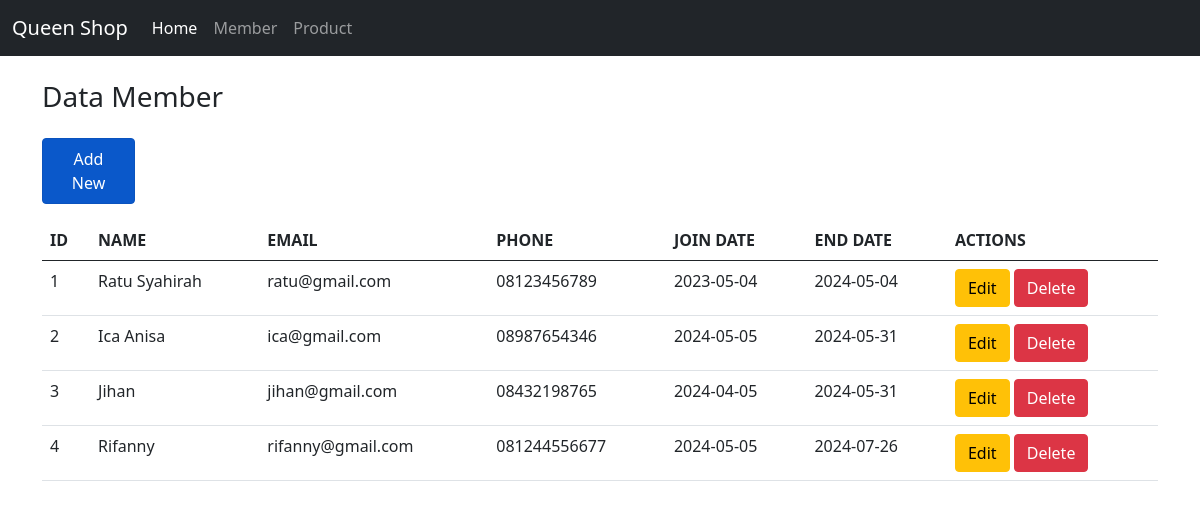
Screenshot of /source_code/member.php with the database file from the repository.
### tables this page shows
CREATE TABLE `member` (
  `member_id` int(11) NOT NULL AUTO_INCREMENT,
  `member_name` varchar(255) NOT NULL,
  `member_email` varchar(255) NOT NULL,
  `member_phone` varchar(255) NOT NULL,
  `member_join` date NOT NULL,
  `member_endjoin` date NOT NULL,
  PRIMARY KEY (`member_id`)
);

### source_code/controllers/Member.controller.php (called while the page is built, shortened)
<?php
include_once ("models/Member.class.php");
include_once ("views/Member.view.php");
class MemberController
{
  private $member;
  function __construct()
  {
    $this->member = new Member(Conf::$db_host, Conf::$db_user, Conf::$db_pass, Conf::$db_name);
  }
  public function index()
  {
    $this->member->open();
    $this->member->getMember();
    $data = array();
    while ($row = $this->member->getResult()) {
      array_push($data, $row);
    }
    $view = new MemberView();
    $view->render($data);
  }
}

### source_code/views/Member.view.php (the view, shortened to what this page needs)
<?php
class MemberView
{
  public function render($data)
  {
    $no = 1;
    $dataMember = null;
    $addData = '
              <div class="col-1 my-3">
              <a
                href="member.php?tambah"
                type="button"
                class="btn btn-primary nav-link active"
                >Add New</a
              >
            </div>';
    $header = '
            <th>ID</th>
            <th>NAME</th>
            <th>EMAIL</th>
            <th>PHONE</th>
            <th>JOIN DATE</th>
            <th>END DATE</th>
            <th>ACTIONS</th>';
    foreach ($data as $val) {
      list($id, $name, $email, $phone, $join, $endjoin) = $val;
      $dataMember .= "<tr>
                        <td>" . $no++ . "</td>
                        <td>" . $name . "</td>
                        <td>" . $email . "</td>
                        <td>" . $phone . "</td>
                        <td>" . $join . "</td>
                        <td>" . $endjoin . "</td>
                        <td>
                          <a href='member.php?id_edit=" . $id . "' class='btn btn-warning''>Edit</a>
                          <a href='member.php?id_hapus=" . $id . "' class='btn btn-danger''>Delete</a>
                          </td>
                        ";
      $dataMember .= "</tr>";
    }
  }
}

### source_code/member.php
<?php
include_once ("models/Template.class.php");
include_once ("models/DB.class.php");
include_once ("controllers/Member.controller.php");
$member = new MemberController();
if (isset($_GET['tambah'])) {
    $member->add();
} else if (!empty($_GET['id_hapus'])) {
    $id = $_GET['id_hapus'];
    $member->delete($id);
} else if (!empty($_GET['id_edit'])) {
    $id = $_GET['id_edit'];
    $member->edit($id);
} else if (isset($_POST['tambah'])) {
    $member->tambah($_POST);
} else if (isset($_POST['update'])) {
    $id = $_POST['id_edit'];
    $member->update($id, $_POST);
} else {
    $member->index();
}

### source_code/models/Template.class.php (shortened to what this page needs)
<?php
class Template
{
    var $content = '';
    function __construct($filename='')
    {
        $this->content = implode('', @file($filename));
    }
    function clear()
    {
        $this->content = preg_replace("/DATA_[A-Z|_|0-9]+/", "", $this->content);
    }
    function write()
    {
        print $this->content;
    }
    function replace($old = '', $new = '')
    {
        if (is_int($new)) {
            $value = sprintf("%d", $new);
        }
        elseif (is_float($new)) {
            $value = sprintf("%f", $new);
        }
        elseif (is_array($new)) {
            $value = '';
            foreach ($new as $item) {
                $value .= $item. ' ';
            }
        }
        else {
            $value = $new;
        }
        $this->content = preg_replace("/$old/", $value, $this->content);
    }
}
?>

### rows the page displays
member: member_name "Ratu Syahirah", member_email "ratu@gmail.com", member_phone "08123456789", member_join "2023-05-04", member_endjoin "2024-05-04"
member: member_name "Ica Anisa", member_email "ica@gmail.com", member_phone "08987654346", member_join "2024-05-05", member_endjoin "2024-05-31"
member: member_name "Jihan", member_email "jihan@gmail.com", member_phone "08432198765", member_join "2024-04-05", member_endjoin "2024-05-31"
member: member_name "Rifanny", member_email "rifanny@gmail.com", member_phone "081244556677", member_join "2024-05-05", member_endjoin "2024-07-26"

### other values shown
$this->content "Queen Shop Home Member Product Data Member"
